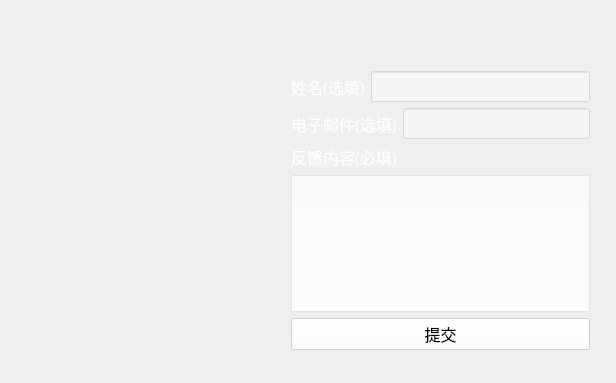
<?xml version="1.0" encoding="UTF-8"?>
<ui version="4.0">
 <class>FeedbackClass</class>
 <widget class="QMainWindow" name="FeedbackClass">
  <property name="geometry">
   <rect>
    <x>0</x>
    <y>0</y>
    <width>616</width>
    <height>383</height>
   </rect>
  </property>
  <property name="minimumSize">
   <size>
    <width>616</width>
    <height>383</height>
   </size>
  </property>
  <property name="maximumSize">
   <size>
    <width>616</width>
    <height>383</height>
   </size>
  </property>
  <property name="font">
   <font>
    <family>微软雅黑</family>
    <pointsize>12</pointsize>
   </font>
  </property>
  <property name="contextMenuPolicy">
   <enum>Qt::NoContextMenu</enum>
  </property>
  <property name="windowTitle">
   <string>忘却的战场-测试版</string>
  </property>
  <property name="windowIcon">
   <iconset>
    <normaloff>../Demo.png</normaloff>../Demo.png</iconset>
  </property>
  <widget class="QWidget" name="centralWidget">
   <widget class="QWidget" name="layoutWidget">
    <property name="geometry">
     <rect>
      <x>280</x>
      <y>60</y>
      <width>321</width>
      <height>301</height>
     </rect>
    </property>
    <layout class="QVBoxLayout" name="verticalLayout">
     <item>
      <layout class="QHBoxLayout" name="horizontalLayout">
       <item>
        <widget class="QLabel" name="label_2">
         <property name="styleSheet">
          <string notr="true">QLabel{
	font: 75 12pt &quot;微软雅黑&quot;;
	
	color: rgb(255, 255, 255);
}</string>
         </property>
         <property name="text">
          <string>姓名(选填)</string>
         </property>
        </widget>
       </item>
       <item>
        <widget class="QLineEdit" name="nameEdit">
         <property name="styleSheet">
          <string notr="true">QLineEdit{
	font: 75 12pt &quot;微软雅黑&quot;;
	
	color: rgb(0, 0, 0);
    background-color: rgba(255, 255, 255, 40%)
}</string>
         </property>
        </widget>
       </item>
      </layout>
     </item>
     <item>
      <layout class="QHBoxLayout" name="horizontalLayout_2">
       <item>
        <widget class="QLabel" name="label_3">
         <property name="styleSheet">
          <string notr="true">QLabel{
	font: 75 12pt &quot;微软雅黑&quot;;
	
	color: rgb(255, 255, 255);
}</string>
         </property>
         <property name="text">
          <string>电子邮件(选填)</string>
         </property>
        </widget>
       </item>
       <item>
        <widget class="QLineEdit" name="emailEdit">
         <property name="styleSheet">
          <string notr="true">QLineEdit{
	font: 75 12pt &quot;微软雅黑&quot;;
	
	color: rgb(0, 0, 0);
    background-color: rgba(255, 255, 255, 40%)
}</string>
         </property>
        </widget>
       </item>
      </layout>
     </item>
     <item>
      <widget class="QLabel" name="label">
       <property name="font">
        <font>
         <family>微软雅黑</family>
         <pointsize>12</pointsize>
         <weight>9</weight>
         <italic>false</italic>
         <bold>false</bold>
        </font>
       </property>
       <property name="styleSheet">
        <string notr="true">QLabel{
	font: 75 12pt &quot;微软雅黑&quot;;
	
	color: rgb(255, 255, 255);
}</string>
       </property>
       <property name="text">
        <string>反馈内容(必填)</string>
       </property>
       <property name="alignment">
        <set>Qt::AlignLeading|Qt::AlignLeft|Qt::AlignVCenter</set>
       </property>
      </widget>
     </item>
     <item>
      <widget class="QPlainTextEdit" name="plainTextEdit">
       <property name="autoFillBackground">
        <bool>true</bool>
       </property>
       <property name="styleSheet">
        <string notr="true">QPlainTextEdit{
	font: 75 12pt &quot;微软雅黑&quot;;
	
	color: rgb(0, 0, 0);
    background-color: rgba(255, 255, 255, 40%);
}</string>
       </property>
       <property name="plainText">
        <string/>
       </property>
       <property name="backgroundVisible">
        <bool>true</bool>
       </property>
      </widget>
     </item>
     <item>
      <widget class="QPushButton" name="pushButton">
       <property name="minimumSize">
        <size>
         <width>0</width>
         <height>0</height>
        </size>
       </property>
       <property name="font">
        <font>
         <family>微软雅黑</family>
         <pointsize>12</pointsize>
         <weight>9</weight>
         <italic>false</italic>
         <bold>false</bold>
        </font>
       </property>
       <property name="styleSheet">
        <string notr="true">QPushButton{
	font: 75 12pt &quot;微软雅黑&quot;;
	
	color: rgb(0, 0, 0);
    background-color: rgba(255, 255, 255, 60%)
}</string>
       </property>
       <property name="text">
        <string>提交</string>
       </property>
      </widget>
     </item>
    </layout>
   </widget>
  </widget>
 </widget>
 <layoutdefault spacing="6" margin="11"/>
 <resources>
  <include location="feedback.qrc"/>
 </resources>
 <connections/>
</ui>
